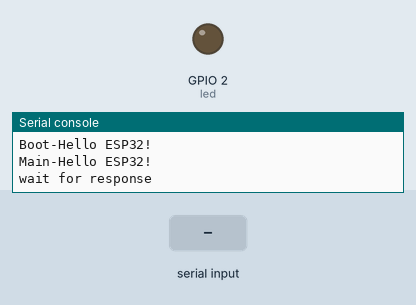
Recording of a program running on a simulated ESP32 board running MicroPython. On the bench: output pins drawn as LEDs (lit = HIGH), the last lines printed to the serial console. Inputs (shaded band) come from the test bench. Library files of the repository ran but are not shown: 1 file(s).

Above: at 1.2 s.
1.3 s: "1" received over the second serial link
At 1.5 s:
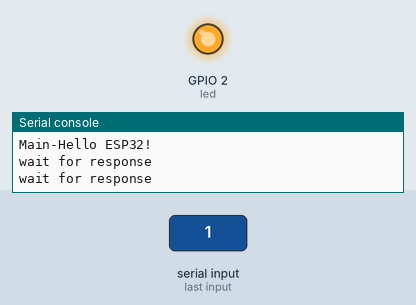
Timing chart, 0 to 10.8 s (numbered marks = the images above; inputs shaded):
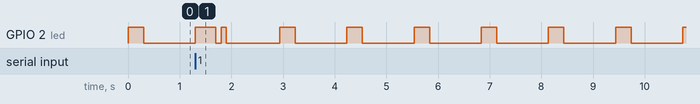

The program:

main.py
```python
print("Main-Hello ESP32!")
from machine import Pin
from machine import UART
import time

led = Pin(2, Pin.OUT)


# 定义UART引脚为GPIO1和GPIO3，波特率为9600
uart = UART(2, baudrate=9600)
while True:
    print("wait for response")
    led.value(1)
    time.sleep(0.3)
    led.value(0)
    if uart.any():
        led.value(1)
        time.sleep(0.1)
        led.value(0)
        time.sleep(0.1)
        led.value(1)
        time.sleep(0.1)
        led.value(0)
        data = uart.read()
        print("接收到的数据：", data)
        uart.write("Hello, UART! Received data = "+str(data))
    time.sleep(1)
```
